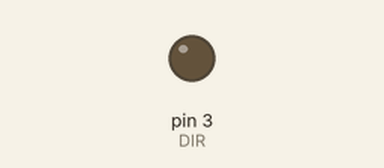
Recording of a sketch running on a simulated Arduino Uno, built with avr-gcc and run on an emulated ATmega328P. Shown: output pins drawn as LEDs (lit = HIGH).

Above: at 5.0 s.
At 15.0 s:
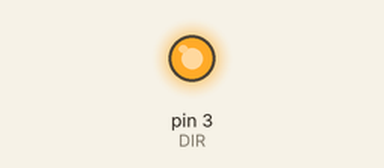
Timing chart, 0 to 26.0 s (numbered marks = the images above):
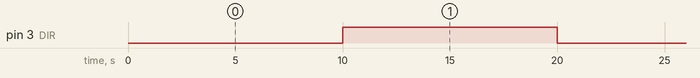

Measured:
- by itself, pin 3 (DIR): alternates HIGH for 10.0 s and LOW for 10.0 s

The sketch:

DIR_valve_test.ino
```cpp
#define DIR 3

void setup() {
  pinMode(DIR, OUTPUT);

}

void loop() {
  digitalWrite(DIR, LOW);
  delay(10000);
  digitalWrite(DIR, HIGH);
  delay(10000);
}
```
